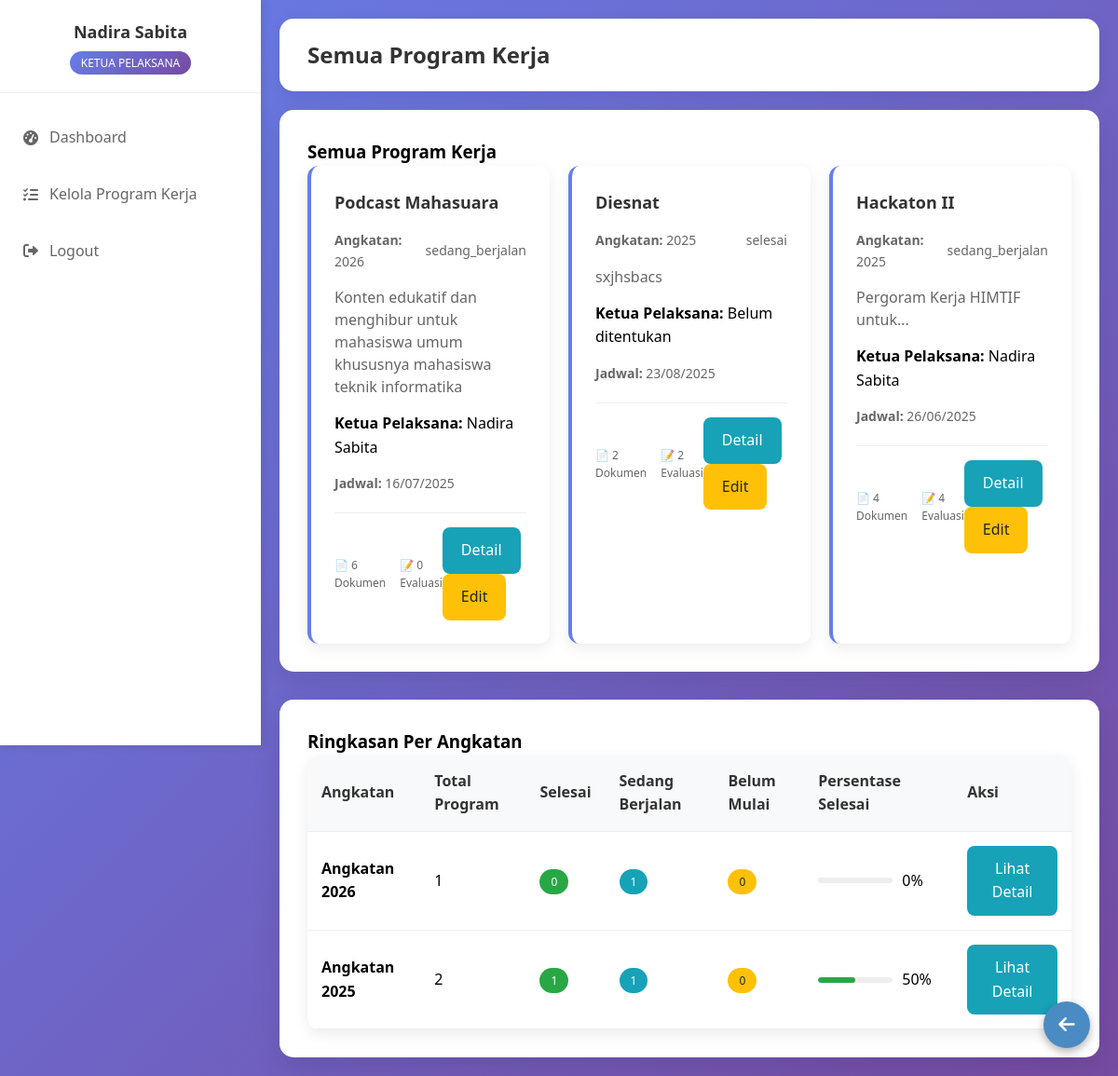
Screenshot of /modules/proker/proker_per_angkatan.php (signed in) with the database file from the repository.
### tables this page shows
CREATE TABLE `program_kerja` (
  `id` varchar(10) NOT NULL,
  `nama_proker` varchar(200) NOT NULL,
  `deskripsi` text DEFAULT NULL,
  `tanggal_mulai` date DEFAULT NULL,
  `tanggal_selesai` date DEFAULT NULL,
  `status` enum('belum_mulai','sedang_berjalan','selesai','dibatalkan') DEFAULT NULL,
  `angkatan` varchar(10) DEFAULT NULL,
  `ketua_pelaksana_id` int(11) DEFAULT NULL,
  `created_by` int(11) DEFAULT NULL,
  `created_at` timestamp NOT NULL DEFAULT current_timestamp(),
  `updated_at` timestamp NOT NULL DEFAULT current_timestamp() ON UPDATE current_timestamp()
);

CREATE TABLE `users` (
  `id` int(11) NOT NULL,
  `nama` varchar(100) NOT NULL,
  `nik` varchar(20) NOT NULL,
  `username` varchar(50) NOT NULL,
  `password` varchar(255) NOT NULL,
  `role` enum('sekretaris','ketua_pelaksana','ketua_umum') NOT NULL,
  `created_at` timestamp NOT NULL DEFAULT current_timestamp(),
  `status` enum('aktif','nonaktif') DEFAULT 'aktif'
);

### includes/functions.php (called while the page is built, shortened)
<?php
function sanitize($data) {
    return htmlspecialchars(trim($data), ENT_QUOTES, 'UTF-8');
}
function formatTanggal($date) {
    return date('d/m/Y', strtotime($date));
}
function getStatusBadge($status) {
    $badges = [
        'belum_mulai' => '<span class="badge badge-warning">Belum Mulai</span>',
        'sedang_berjalan' => '<span class="badge badge-info">Sedang Berjalan</span>',
        'selesai' => '<span class="badge badge-success">Selesai</span>',
        'dibatalkan' => '<span class="badge badge-danger">Dibatalkan</span>',
    ];
    return $badges[$status] ?? $status;
}
?>

### modules/proker/proker_per_angkatan.php (the view, shortened to what this page needs)
<?php
require_once '../../config/database.php';
require_once '../../includes/functions.php';
$selectedAngkatan = $_GET['angkatan'] ?? '';
$stmt = $pdo->query("SELECT DISTINCT angkatan FROM program_kerja WHERE angkatan IS NOT NULL AND angkatan != '' ORDER BY angkatan DESC");
$angkatanList = $stmt->fetchAll(PDO::FETCH_COLUMN);
$whereClause = '';
$params = [];
$stmt = $pdo->prepare("
    SELECT pk.*, u.nama as ketua_nama,
           COUNT(d.id) as total_dokumentasi,
           COUNT(e.id) as total_evaluasi
    FROM program_kerja pk
    LEFT JOIN users u ON pk.ketua_pelaksana_id = u.id
    LEFT JOIN dokumentasi d ON pk.id = d.proker_id
    LEFT JOIN evaluasi e ON pk.id = e.proker_id
    $whereClause
    GROUP BY pk.id
    ORDER BY pk.angkatan DESC, pk.created_at DESC
");
$stmt->execute($params);
$prokers = $stmt->fetchAll();
$statsPerAngkatan = [];
foreach ($angkatanList as $angkatan) {
    $stmt = $pdo->prepare("
        SELECT
            COUNT(*) as total,
            SUM(CASE WHEN status = 'selesai' THEN 1 ELSE 0 END) as selesai,
            SUM(CASE WHEN status = 'sedang_berjalan' THEN 1 ELSE 0 END) as berjalan,
            SUM(CASE WHEN status = 'belum_mulai' THEN 1 ELSE 0 END) as belum_mulai
        FROM program_kerja
        WHERE angkatan = ?
    ");
    $stmt->execute([$angkatan]);
    $statsPerAngkatan[$angkatan] = $stmt->fetch();
}
?>
<!DOCTYPE html>
<html lang="id">
<head>
    <link rel="stylesheet" href="../../css/style.css">
    <link rel="stylesheet" href="https://cdnjs.cloudflare.com/ajax/libs/font-awesome/6.0.0/css/all.min.css">
</head>
<body>
        <div class="dashboard-container">
            <div class="sidebar" id="sidebar">
                <div class="sidebar-header">
                    <h3><?= $_SESSION['nama'] ?></h3>
                        <span class="role-badge">
                        <?= ucwords(str_replace('_', ' ', $_SESSION['role'])) ?></span>
                </div>
            <div class="sidebar-menu">
             <div class="menu-item">
                <a href="../../dashboard/<?= $_SESSION['role'] ?>.php">
                    <i class="fas fa-tachometer-alt"></i>
                    Dashboard
                </a>
            </div>
            <div class="menu-item">
                <?php if ($_SESSION['role']): ?>
                <a href="manage_proker.php">
                    <i class="fas fa-tasks"></i>
                    Kelola Program Kerja
                </a>
                <?php endif; ?>
            </div>
            <div class="menu-item">
                  <?php if ($_SESSION['role']): ?>
                    <a href="../../logout.php">
                        <i class="fas fa-sign-out-alt"></i>
                        Logout
                    </a>
                <?php endif; ?>
            </div>
            </div>
        </div>
        <div class="main-content" id="mainContent">
            <div class="container">
                <div class="header">
                    <h1><?php if ($selectedAngkatan): ?>
                    Program Kerja Angkatan <?= $selectedAngkatan ?>
                <?php else: ?>
                    Semua Program Kerja
                <?php endif; ?>
                    </h1>
                </div>
        <div class="dashboard">
            <h3>
                <?php if ($selectedAngkatan): ?>
                    Program Kerja Angkatan <?= $selectedAngkatan ?>
                <?php else: ?>
                    Semua Program Kerja
                <?php endif; ?>
            </h3>
            <?php if (empty($prokers)): ?>
            <div class="empty-state">
                <div style="font-size: 48px; margin-bottom: 20px;">📋</div>
                <h3>Belum Ada Program Kerja</h3>
                <p>
                    <?php if ($selectedAngkatan): ?>
                        Belum ada program kerja untuk angkatan <?= $selectedAngkatan ?>
                    <?php else: ?>
                        Belum ada program kerja yang terdaftar
                    <?php endif; ?>
                </p>
                <?php if ($_SESSION['role'] != 'ketua_umum'): ?>
                <a href="add_proker.php" class="btn btn-primary" style="margin-top: 20px;">
                    Tambah Program Kerja
                </a>
                <?php endif; ?>
            </div>
            <?php else: ?>
            <div class="proker-grid">
                <?php foreach ($prokers as $proker): ?>
                <div class="proker-card">
                    <h4><?= sanitize($proker['nama_proker']) ?></h4>
                    <div class="proker-meta">
                        <span><strong>Angkatan:</strong> <?= sanitize($proker['angkatan'] ?? 'Tidak ditentukan') ?></span>
                        <?= getStatusBadge($proker['status']) ?>
                    </div>
                    <?php if ($proker['deskripsi']): ?>
                    <div class="proker-description">
                        <?= nl2br(sanitize(substr($proker['deskripsi'], 0, 150))) ?>
                    </div>
                    <?php endif; ?>
                    <div style="margin-bottom: 15px;">
                        <strong>Ketua Pelaksana:</strong>
                        <?= sanitize($proker['ketua_nama'] ?? 'Belum ditentukan') ?>
                    </div>
                    <?php if ($proker['tanggal_mulai']): ?>
                    <div style="margin-bottom: 15px; font-size: 14px; color: #666;">
                        <strong>Jadwal:</strong>
                        <?= formatTanggal($proker['tanggal_mulai']) ?>
                    </div>
                    <?php endif; ?>
                    <div class="proker-footer">
                        <div class="dokumentasi-info">
                            <span>📄 <?= $proker['total_dokumentasi'] ?> Dokumen</span>
                            <span>📝 <?= $proker['total_evaluasi'] ?> Evaluasi</span>
                        </div>
                        <div>
                            <a href="view_proker.php?id=<?= $proker['id'] ?>" class="btn btn-info">Detail</a>
                            <?php if ($_SESSION['role'] != 'ketua_umum'): ?>
                            <a href="edit_proker.php?id=<?= $proker['id'] ?>" class="btn btn-warning">Edit</a>
                            <?php endif; ?>
                        </div>
                    </div>
                </div>
                <?php endforeach; ?>
            </div>
            <?php endif; ?>
        </div>
        <?php if (!empty($angkatanList) && empty($selectedAngkatan)): ?>
        <div class="dashboard" style="margin-top: 30px;">
            <h3>Ringkasan Per Angkatan</h3>
            <div class="table-container">
                <table class="table">
                    <thead>
                        <tr>
                            <th>Angkatan</th>
                            <th>Total Program</th>
                            <th>Selesai</th>
                            <th>Sedang Berjalan</th>
                            <th>Belum Mulai</th>
                            <th>Persentase Selesai</th>
                            <th>Aksi</th>
                        </tr>
                    </thead>
                    <tbody>
                        <?php foreach ($angkatanList as $angkatan): ?>
                        <?php
                        $stats = $statsPerAngkatan[$angkatan];
                        $persentase = $stats['total'] > 0 ? round(($stats['selesai'] / $stats['total']) * 100, 1) : 0;
                        ?>
                        <tr>
                            <td><strong>Angkatan <?= $angkatan ?></strong></td>
                            <td><?= $stats['total'] ?></td>
                            <td><span class="badge badge-success"><?= $stats['selesai'] ?></span></td>
                            <td><span class="badge badge-info"><?= $stats['berjalan'] ?></span></td>
                            <td><span class="badge badge-warning"><?= $stats['belum_mulai'] ?></span></td>
                            <td>
                                <div style="display: flex; align-items: center; gap: 10px;">
                                    <div class="progress-bar" style="width: 80px; height: 6px; background-color: #eee;">
                                        <div class="progress-fill"
                                             style="width: <?= $persentase ?>%; background-color: #28a745;"></div>
                                    </div>
                                    <span><?= $persentase ?>%</span>
                                </div>
                            </td>
                            <td>
                                <a href="proker_per_angkatan.php?angkatan=<?= $angkatan ?>"
                                   class="btn btn-info">Lihat Detail</a>
                            </td>
                        </tr>
                        <?php endforeach; ?>
                    </tbody>
                </table>
            </div>
        </div>
        <?php endif; ?>
    </div>
    <div style="
    position: fixed;
    bottom: 30px;
    right: 30px;
    width: 50px;
    height: 50px;
     background-color:rgb(75, 139, 195);
    color: white;
    border-radius: 50%;
    text-align: center;
    font-size: 20px;
    line-height: 50px;
    box-shadow: 0 4px 10px rgba(0, 0, 0, 0.3);
    z-index: 9999;
    transition: background-color 0.3s ease;
">
    <a href="javascript:history.back()" title="Kembali" style="color: white; text-decoration: none; display: block;">
        <i class="fas fa-arrow-left"></i>
    </a>
</div>
</body>
</html>

### css/style.css (style rules this page uses)
* { margin: 0; padding: 0; box-sizing: border-box; }
body { font-family: 'Segoe UI', Tahoma, Geneva, Verdana, sans-serif; background: linear-gradient(to bottom right, #6a11cb, #2575fc); min-height: 100vh; line-height: 1.6; }
.container { max-width: 1200px; margin: 0 auto; padding: 20px; }
.btn { padding: 12px 20px; border: none; border-radius: 8px; cursor: pointer; font-size: 16px; transition: all 0.3s; text-decoration: none; display: inline-block; text-align: center; }
.btn-warning { background-color: #ffc107; color: #212529; }
.btn-info { background-color: #17a2b8; color: white; }
.dashboard { background: white; border-radius: 15px; padding: 30px; margin-top: 20px; box-shadow: 0 10px 30px rgba(0, 0, 0, 0.1); }
.header { background: white; padding: 20px 30px; border-radius: 15px; box-shadow: 0 5px 15px rgba(0, 0, 0, 0.08); margin-bottom: 20px; display: flex; justify-content: space-between; align-items: center; flex-wrap: wrap; }
.header h1 { color: #333; font-size: 24px; margin: 0; flex: 1; }
.table-container { background: white; border-radius: 12px; overflow: auto; box-shadow: 0 5px 15px rgba(0, 0, 0, 0.08); width: 100%; }
.table { width: 100%; border-collapse: collapse; }
.table th, .table td { padding: 15px; text-align: left; border-bottom: 1px solid #eee; }
.table th { background-color: #f8f9fa; font-weight: 600; color: #333; }
.badge { padding: 5px 12px; border-radius: 20px; font-size: 12px; font-weight: 500; text-transform: uppercase; }
.badge-success { background-color: #28a745; color: white; }
.badge-warning { background-color: #ffc107; color: #212529; }
.badge-info { background-color: #17a2b8; color: white; }
.dashboard-container { display: flex; min-height: 100vh; background: linear-gradient(135deg, #667eea 0%, #764ba2 100%); }
.sidebar { width: 280px; background: white; box-shadow: 2px 0 10px rgba(0, 0, 0, 0.1); transition: transform 0.3s ease; position: fixed; height: 100vh; overflow-y: auto; z-index: 1000; }
.sidebar-header { padding: 20px; border-bottom: 1px solid #eee; text-align: center; }
.sidebar-header h3 { color: #333; font-size: 18px; margin-bottom: 5px; }
.sidebar-header .role-badge { background: linear-gradient(135deg, #667eea 0%, #764ba2 100%); color: white; padding: 4px 12px; border-radius: 15px; font-size: 12px; text-transform: uppercase; font-weight: 500; }
.sidebar-menu { padding: 20px 0; }
.menu-item { margin-bottom: 5px; }
.menu-item a { display: flex; align-items: center; padding: 15px 20px; color: #666; text-decoration: none; transition: all 0.3s; border-left: 3px solid transparent; }
.menu-item a i { margin-right: 10px; width: 20px; text-align: center; }
.main-content { flex: 1; margin-left: 280px; transition: margin-left 0.3s ease; }

### modules/proker/proker_per_angkatan.php (style rules this page uses)
.progress-bar { width: 100%; height: 8px; background-color: rgba(21, 81, 133, 0.3); border-radius: 4px; overflow: hidden; }
.progress-fill { height: 100%; background-color: rgb(26, 138, 11); border-radius: 4px; transition: width 0.3s; }
.proker-grid { display: grid; grid-template-columns: repeat(auto-fit, minmax(200px, 1fr)); gap: 20px; }
.proker-card { background: white; border-radius: 12px; padding: 25px; box-shadow: 0 5px 15px rgba(0, 0, 0, 0.08); transition: transform 0.3s; border-left: 4px solid #667eea; }
.proker-card h4 { margin: 0 0 15px 0; color: #333; font-size: 18px; }
.proker-meta { display: flex; justify-content: space-between; align-items: center; margin-bottom: 15px; font-size: 14px; color: #666; }
.proker-description { color: #666; margin-bottom: 15px; line-height: 1.5; }
.proker-footer { display: flex; justify-content: space-between; align-items: center; margin-top: 20px; padding-top: 15px; border-top: 1px solid #eee; }
.dokumentasi-info { display: flex; gap: 15px; font-size: 12px; color: #666; }

### rows the page displays
program_kerja: nama_proker "Podcast Mahasuara", angkatan "2026", status "sedang_berjalan", deskripsi "Konten edukatif dan menghibur untuk mahasiswa umum khususnya mahasiswa teknik informatika", ketua_pelaksana.nama "Nadira Sabita", tanggal_mulai "16/07/2025", total_dokumentasi "6", total_evaluasi "0"
program_kerja: nama_proker "Diesnat", angkatan "2025", status "selesai", deskripsi "sxjhsbacs", ketua_nama "Belum ditentukan", tanggal_mulai "23/08/2025", total_dokumentasi "2", total_evaluasi "2"
program_kerja: nama_proker "Hackaton II", angkatan "2025", status "sedang_berjalan", deskripsi "Pergoram Kerja HIMTIF untuk...", ketua_pelaksana.nama "Nadira Sabita", tanggal_mulai "26/06/2025", total_dokumentasi "4", total_evaluasi "4"

### other values shown
$_SESSION['nama'] "Nadira Sabita"
str_replace('_', ' ', $_SESSION['role']) "KETUA PELAKSANA"
$angkatan "2026"
$stats['total'] "1"
$stats['selesai'] "0"
$stats['berjalan'] "1"
$stats['belum_mulai'] "0"
$persentase "0"
$angkatan "2025"
$stats['total'] "2"
$stats['selesai'] "1"
$persentase "50"
